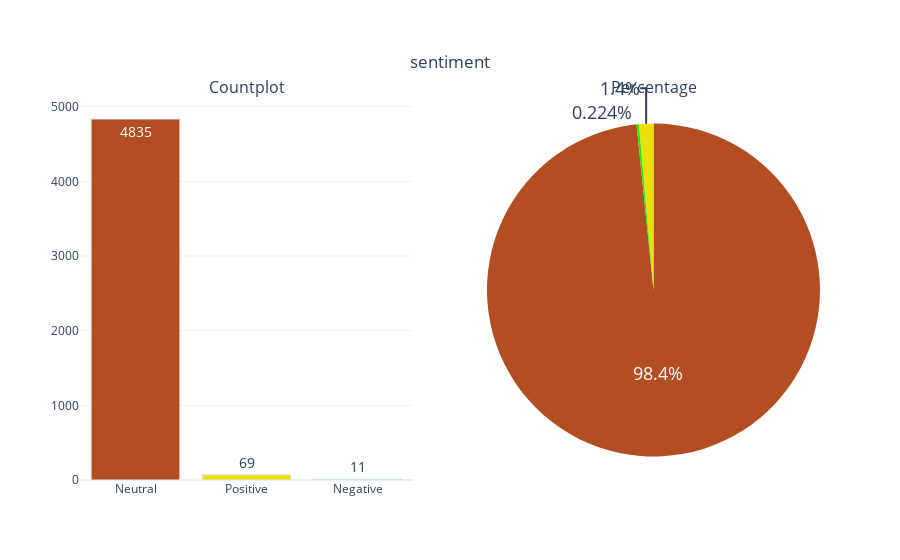

Notebook source saved alongside this figure:
### Code cell
categorical_variable_summary(df,'sentiment')?

### Figure 1 — Plotly figure (JSON) as saved in the notebook; plotly's stock layout.template omitted (floating-point values rounded to 4 significant figures)
{"data": [{"marker": {"color": ["#B34D22", "#EBE00C", "#1FEB0C", "#0C92EB", "#EB0CD5"], "line": {"color": "#DBE6EC", "width": 1}}, "showlegend": false, "text": ["4835", "69", "11"], "textfont": {"size": 14}, "textposition": "auto", "type": "bar", "x": ["Neutral", "Positive", "Negative"], "xaxis": "x", "y": [4835, 69, 11], "yaxis": "y"}, {"domain": {"x": [0.55, 1], "y": [0, 1]}, "labels": ["Neutral", "Positive", "Negative"], "marker": {"colors": ["#B34D22", "#EBE00C", "#1FEB0C", "#0C92EB", "#EB0CD5"]}, "name": "sentiment", "showlegend": false, "textfont": {"size": 18}, "textposition": "auto", "type": "pie", "values": [4835, 69, 11]}], "layout": {"annotations": [{"font": {"size": 16}, "showarrow": false, "text": "Countplot", "x": 0.225, "xanchor": "center", "xref": "paper", "y": 1, "yanchor": "bottom", "yref": "paper"}, {"font": {"size": 16}, "showarrow": false, "text": "Percentage", "x": 0.775, "xanchor": "center", "xref": "paper", "y": 1, "yanchor": "bottom", "yref": "paper"}], "title": {"text": "sentiment", "x": 0.5, "xanchor": "center", "y": 0.9, "yanchor": "top"}, "xaxis": {"anchor": "y", "domain": [0, 0.45]}, "yaxis": {"anchor": "x", "domain": [0, 1]}}}
